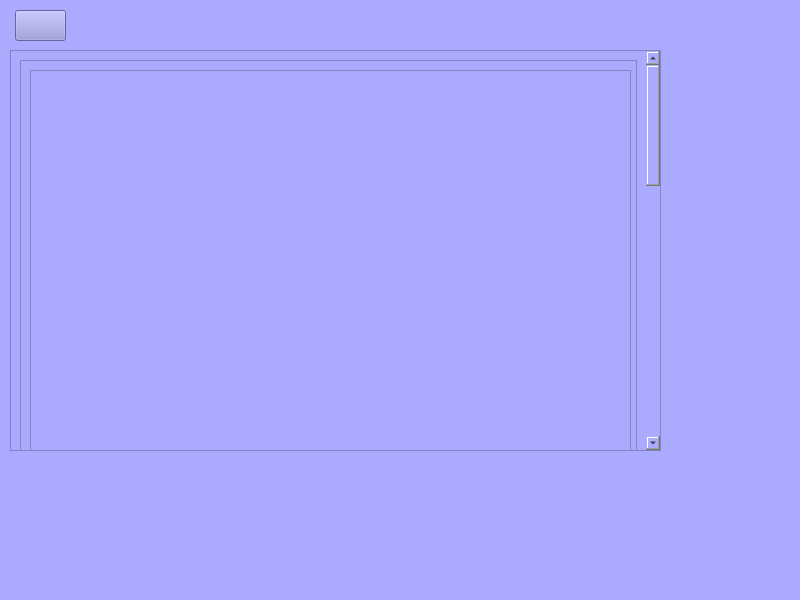
<?xml version="1.0" encoding="UTF-8"?>
<ui version="4.0">
 <class>MainWindow</class>
 <widget class="QMainWindow" name="MainWindow">
  <property name="geometry">
   <rect>
    <x>0</x>
    <y>0</y>
    <width>800</width>
    <height>600</height>
   </rect>
  </property>
  <property name="windowTitle">
   <string>MainWindow</string>
  </property>
  <property name="styleSheet">
   <string notr="true">background-color: rgb(170, 170, 255); color: rgb(0, 0, 0);</string>
  </property>
  <widget class="QWidget" name="centralwidget">
   <widget class="QScrollArea" name="scrollArea">
    <property name="geometry">
     <rect>
      <x>10</x>
      <y>50</y>
      <width>651</width>
      <height>401</height>
     </rect>
    </property>
    <property name="widgetResizable">
     <bool>true</bool>
    </property>
    <widget class="QWidget" name="scrollAreaWidgetContents">
     <property name="geometry">
      <rect>
       <x>0</x>
       <y>0</y>
       <width>636</width>
       <height>1212</height>
      </rect>
     </property>
     <layout class="QVBoxLayout" name="verticalLayout">
      <item>
       <widget class="QFrame" name="frame">
        <property name="minimumSize">
         <size>
          <width>0</width>
          <height>1200</height>
         </size>
        </property>
        <property name="styleSheet">
         <string notr="true">color: rgb(0, 0, 0);</string>
        </property>
        <property name="frameShape">
         <enum>QFrame::StyledPanel</enum>
        </property>
        <property name="frameShadow">
         <enum>QFrame::Raised</enum>
        </property>
        <widget class="QListWidget" name="listWidget">
         <property name="geometry">
          <rect>
           <x>10</x>
           <y>10</y>
           <width>601</width>
           <height>1181</height>
          </rect>
         </property>
         <property name="styleSheet">
          <string notr="true">color: rgb(0, 0, 0);</string>
         </property>
        </widget>
       </widget>
      </item>
     </layout>
    </widget>
   </widget>
   <widget class="QLabel" name="label">
    <property name="geometry">
     <rect>
      <x>90</x>
      <y>10</y>
      <width>481</width>
      <height>31</height>
     </rect>
    </property>
    <property name="text">
     <string>&lt;html&gt;&lt;head/&gt;&lt;body&gt;&lt;p align=&quot;center&quot;&gt;&lt;br/&gt;&lt;/p&gt;&lt;/body&gt;&lt;/html&gt;</string>
    </property>
   </widget>
   <widget class="QPushButton" name="back">
      <property name="geometry">
      <rect>
        <x>15</x>
        <y>10</y>
        <width>51</width>
        <height>31</height>
      </rect>
      </property>
      <property name="styleSheet">
      <string notr="true">background-color: rgb(143, 143, 214); color: rgb(0, 0, 0);</string>
      </property>
      <property name="text">
      <string/>
      </property>
      <property name="icon">
      <iconset>
        <normaloff>ICONS/feather/arrow-left.svg</normaloff>ICONS/feather/arrow-left.svg</iconset>
      </property>
      <property name="iconSize">
      <size>
        <width>24</width>
        <height>24</height>
      </size>
      </property>
    </widget>
  </widget>
  <widget class="QStatusBar" name="statusbar"/>
 </widget>
 <resources>
  <include location="ICONS/resources.qrc"/>
 </resources>
 <connections/>
</ui>
